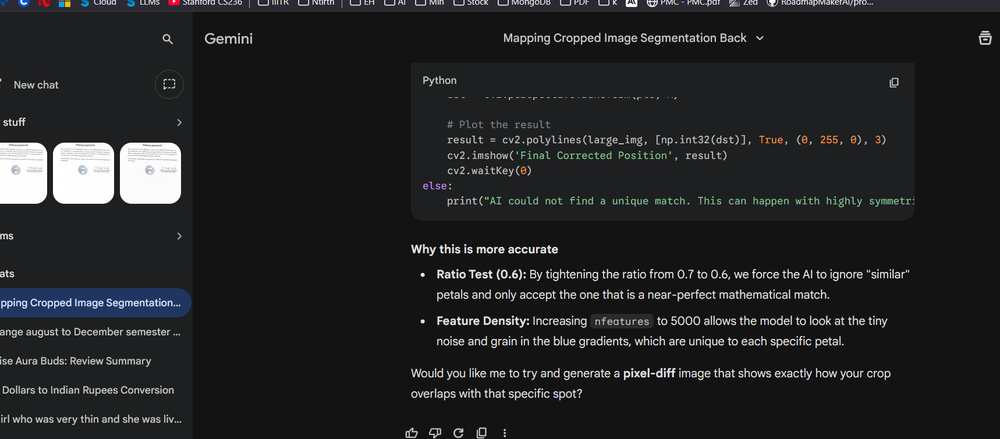
#> input picture .trash/img.png, 1000 x 439 px, shrunk from 1718 x 754 before the run, found by its file name
$ python ECC.py
#> lines starting #> are read from the running program, lines starting #| are printed output that depends on the picture; after the words box and inside, x2 and y2 are one past the last pixel; in counts of white or black regions, pixels touching at a corner belong together
#> further down, img_original is the input picture: shape (439, 1000, 3); mean B, G, R 37.3, 35.8, 35.1
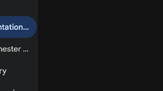
#> input picture .trash/imgC.png, 163 x 91 px, shrunk from 280 x 156 before the run, found by its file name
#> further down, img_patch is the input picture: shape (91, 163, 3); mean B, G, R 27.3, 24.3, 23
import cv2
import numpy as np

def localize_ecc(screen_bgr, template_bgr):
    """
    ECC based localization with Template Matching initialization.
    Returns: matches [(x, y, w, h, conf)], result_img
    """
    screen_gray = cv2.cvtColor(screen_bgr, cv2.COLOR_BGR2GRAY)
    template_gray = cv2.cvtColor(template_bgr, cv2.COLOR_BGR2GRAY)
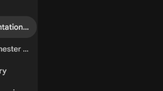
#> template_gray: shape (91, 163); min 12, max 224, mean 24.2
    out = screen_bgr.copy()

    # 1. TM Initialization (ECC needs to be close to the target)
    res = cv2.matchTemplate(screen_gray, template_gray, cv2.TM_CCOEFF_NORMED)
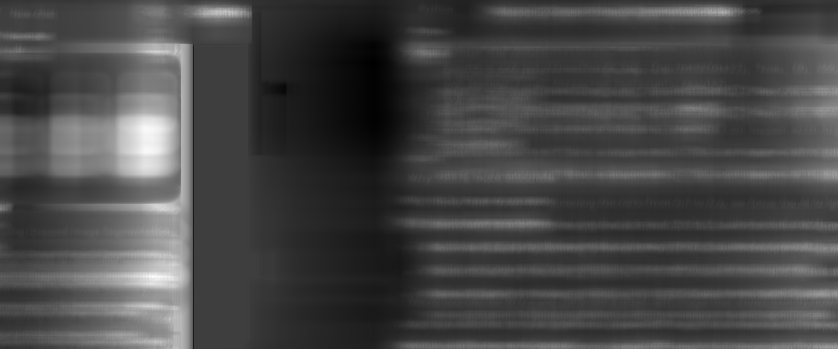
#> res: shape (349, 838) float32; min -0.204, max 0.631, mean 0.031; drawn with min black and max white
    _, max_val, _, max_loc = cv2.minMaxLoc(res)
#> max_val = 0.631; max_loc = (153, 276)

    if max_val < 0.2:
        return [], out

    x0, y0 = max_loc
#> x0 = 153; y0 = 276
    h, w = template_gray.shape
#> h = 91; w = 163

    # 2. ECC Refinement
    # Crop the target area based on TM result to give ECC a good starting point
    # We expand the crop slightly to give ECC room to align
    pad = 10
    y1 = max(0, y0 - pad)
#> y1 = 266
    y2 = min(screen_gray.shape[0], y0 + h + pad)
#> y2 = 377
    x1 = max(0, x0 - pad)
#> x1 = 143
    x2 = min(screen_gray.shape[1], x0 + w + pad)
#> x2 = 326

    screen_crop = screen_gray[y1:y2, x1:x2]
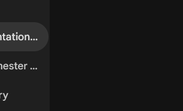
#> screen_crop: shape (111, 183); min 11, max 243, mean 25.3

    # We need to warp the template to match the screen crop
    warp_mode = cv2.MOTION_TRANSLATION
    warp_matrix = np.eye(2, 3, dtype=np.float32)

    # Set termination criteria
    number_of_iterations = 500
    termination_eps = 1e-8
    criteria = (cv2.TERM_CRITERIA_EPS | cv2.TERM_CRITERIA_COUNT, number_of_iterations, termination_eps)

    try:
        # Run ECC
        _, warp_matrix = cv2.findTransformECC(template_gray, screen_crop, warp_matrix, warp_mode, criteria)
#> warp_matrix = [[1, 0, 11.2], [0, 1, 10.36]]

        # Calculate final coordinates relative to the original screen
        # warp_matrix gives the translation of the template within the crop
        dx = warp_matrix[0, 2]
#> dx = 11.2
        dy = warp_matrix[1, 2]
#> dy = 10.36

        # Final bounding box
        final_x = int(x1 + dx)
#> final_x = 154
        final_y = int(y1 + dy)
#> final_y = 276

        cv2.rectangle(out, (final_x, final_y), (final_x + w, final_y + h), (0, 165, 255), 2) # Orange
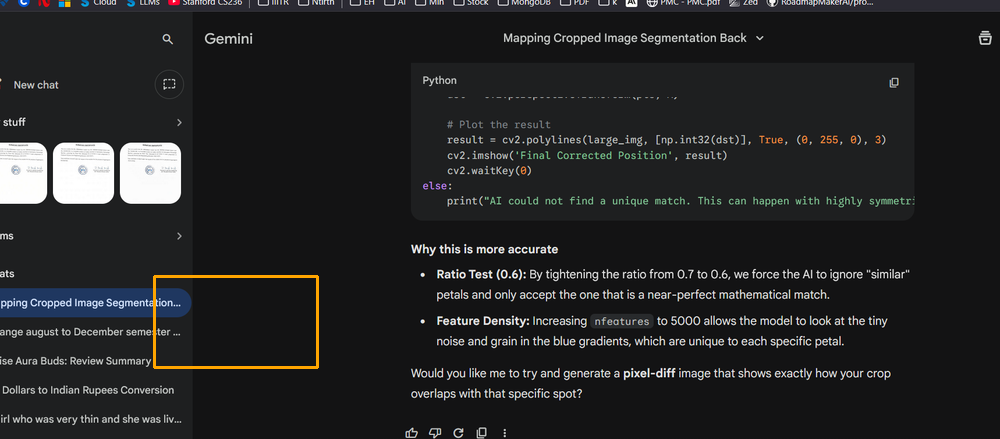
#> out: shape (439, 1000, 3); 0.35% of pixels changed, all inside (x1, y1, x2, y2) = (153, 275, 319, 369)
        return [(final_x, final_y, w, h, float(max_val))], out

    except cv2.error:
        # If ECC fails to converge, fallback to the original TM result
        cv2.rectangle(out, (x0, y0), (x0 + w, y0 + h), (0, 165, 255), 2)
        return [(x0, y0, w, h, float(max_val))], out

if __name__ == "__main__":
    img_original = cv2.imread('img.png')
    img_patch = cv2.imread('imgC.png')
    if img_original is not None and img_patch is not None:
        matches, res = localize_ecc(img_original, img_patch)
#> matches = [(154, 276, 163, 91, 0.631)]
        if matches:
            cv2.imshow("ECC Location", res)
            cv2.waitKey(0)
